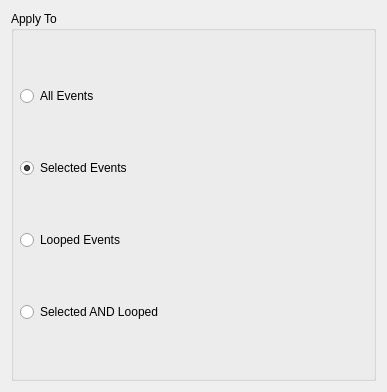
<ui version="4.0" >
 <author></author>
 <comment></comment>
 <exportmacro></exportmacro>
 <class>MidiCmd</class>
 <widget class="QWidget" name="MidiCmd" >
  <property name="geometry" >
   <rect>
    <x>0</x>
    <y>0</y>
    <width>387</width>
    <height>392</height>
   </rect>
  </property>
  <property name="windowTitle" >
   <string>MusE: Modify Gate Time</string>
  </property>
  <layout class="QVBoxLayout" >
   <property name="margin" >
    <number>11</number>
   </property>
   <property name="spacing" >
    <number>6</number>
   </property>
   <item>
    <widget class="QGroupBox" name="rangeGroup" >
     <property name="title" >
      <string>Apply To</string>
     </property>
     <layout class="QVBoxLayout" >
      <property name="margin" >
       <number>6</number>
      </property>
      <property name="spacing" >
       <number>3</number>
      </property>
      <item>
       <widget class="QRadioButton" name="allEventsButton" >
        <property name="text" >
         <string>All Events</string>
        </property>
       </widget>
      </item>
      <item>
       <widget class="QRadioButton" name="selectedEventsButton" >
        <property name="text" >
         <string>Selected Events</string>
        </property>
        <property name="checked" >
         <bool>true</bool>
        </property>
       </widget>
      </item>
      <item>
       <widget class="QRadioButton" name="loopedEventsButton" >
        <property name="text" >
         <string>Looped Events</string>
        </property>
       </widget>
      </item>
      <item>
       <widget class="QRadioButton" name="selectedLoopedButton" >
        <property name="text" >
         <string>Selected AND Looped</string>
        </property>
       </widget>
      </item>
     </layout>
    </widget>
   </item>
  </layout>
 </widget>
 <pixmapfunction>qPixmapFromMimeSource</pixmapfunction>
 <resources/>
 <connections/>
</ui>
